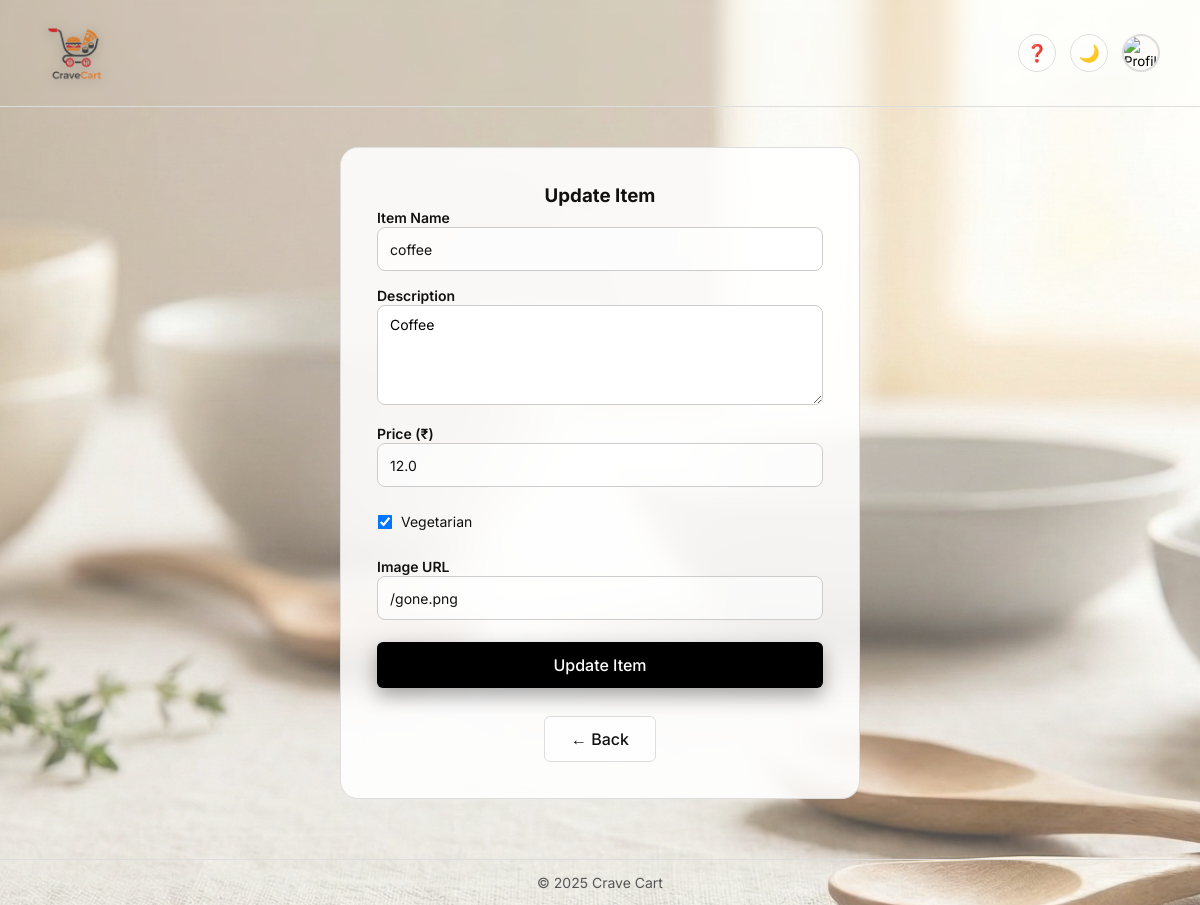
The app's page /open_update_item/1/1 with its own data.
### delivery/models.py (models this page shows, shortened)
class Item(models.Model):
    restaurant = models.ForeignKey(
        Restaurant,
        on_delete=models.CASCADE,
        related_name="items"
    )
    name = models.CharField(max_length=20)
    description = models.CharField(max_length=200)
    price = models.FloatField()
    vegeterian = models.BooleanField(default=False)
    picture = models.URLField()

### delivery/views.py (the view, shortened to what this page needs)
# urls.py: path('open_update_item/<int:item_id>/<int:restaurant_id>',views.open_update_item,name='open_update_item'),
def open_update_item(request, item_id, restaurant_id):
    item = get_object_or_404(Item, id=item_id, restaurant_id=restaurant_id)
    restaurant = get_object_or_404(Restaurant, id=restaurant_id)
    return render(request, "update_item.html", {
        "item": item,
        "restaurant": restaurant
    })

### delivery/context_processors.py (called while the page is built, shortened)
def cart_count_processor(request):
    cart_count = 0
    username = request.session.get("username")
    return {
        "cart_count": cart_count
    }

### delivery/templates/update_item.html (shortened to what this page needs)
<!DOCTYPE html>
<html lang="en">
<head>
    {% load static %}
    <link rel="stylesheet" href="{% static 'css/show_style.css' %}">
</head>
<body>
    <header class="header">
        <div class="brand">
            <a href="{% url 'home' %}" class="logo-link">
                <img src="{% static 'images/logoo.png' %}" alt="Crave Cart Logo" class="logo">
            </a>
        </div>
        <div class="header-actions">
    <button class="icon-btn" title="Help">
        ❓
    </button>
    <button class="icon-btn theme-btn" onclick="toggleTheme()" title="Toggle theme">
        <span id="themeIcon">🌙</span>
    </button>
    <div class="profile-menu">
        <button class="profile-avatar" onclick="toggleProfileMenu(event)">
            <img src="{% static 'images/profile.png' %}" alt="Profile">
        </button>
    </div>
</div>
    </header>
<div class="menu-center">
    <div class="auth-card menu-card">
        <h3 style="text-align:center;">Update Item</h3>
        <form method="POST" class="auth-form">
            <div>
                <label>Item Name</label>
                <input type="text" name="name" value="{{ item.name }}" required>
            </div>
            <div>
                <label>Description</label>
                <textarea name="description" rows="4" required>{{ item.description }}</textarea>
            </div>
            <div>
                <label>Price (₹)</label>
                <input type="number" step="0.01" name="price" value="{{ item.price }}" required>
            </div>
            <div class="checkbox-row">
                <input type="checkbox" name="vegeterian"
                       {% if item.vegeterian %}checked{% endif %}>
                <span>Vegetarian</span>
            </div>
            <div>
                <label>Image URL</label>
                <input type="url" name="picture" value="{{ item.picture }}">
            </div>
            <button type="submit" class="btn primary full-width">
                Update Item
            </button>
        </form>
        <div class="back-center">
            <a href="{% url 'open_update_menu' restaurant.id %}" class="btn outline">
                ← Back
            </a>
        </div>
    </div>
</div>
<footer class="footer">
    © 2025 Crave Cart
</footer>
</body>
</html>

### delivery/templates/update_item.html (style rules this page uses)
.auth-form { display: flex; flex-direction: column; gap: 14px; }
.auth-form label { font-weight: 600; margin-bottom: 4px; }
.auth-form input, .auth-form textarea { width: 100%; padding: 10px 12px; border-radius: 8px; border: 1px solid #ccc; font-size: 14px; }
.checkbox-row { display: flex; align-items: center; gap: 8px; font-weight: 400; }
.checkbox-row input[type="checkbox"] { width: 16px; height: 16px; transform: scale(0.9); cursor: pointer; }
.menu-card { max-width: 520px; }
.menu-center { margin-bottom: 60px; }
.footer { margin-top: 40px; }

### records on screen
Item: name "coffee", description "Coffee", price "12.0", vegeterian "☑", picture "/gone.png"
